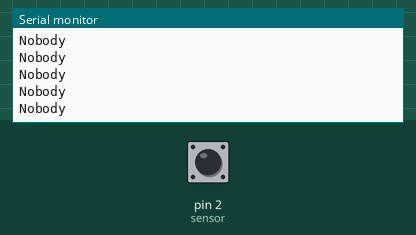
The sketch below on a simulated Arduino Uno, built with avr-gcc and run on an emulated ATmega328P. Shown: the last lines printed to the serial monitor. The inputs (shaded band) are chosen by the test bench; at power-on: pin 2 (sensor) LOW.

Above: at 1.2 s.
1.3 s: pin 2 (sensor) driven HIGH
At 2.4 s:
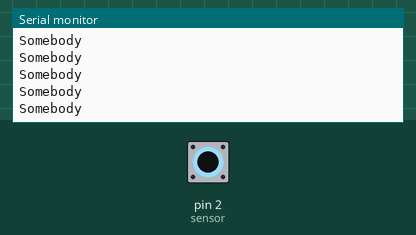
3.2 s: pin 2 (sensor) driven LOW
At 4.3 s:
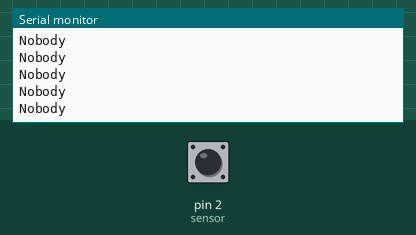
6.2 s: pin 2 (sensor) driven HIGH
At 6.9 s:
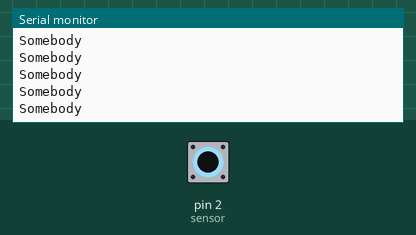
9.2 s: pin 2 (sensor) driven LOW
At 10.3 s:
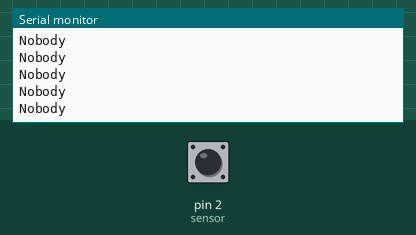
15.2 s: pin 2 (sensor) driven HIGH
At 15.9 s:
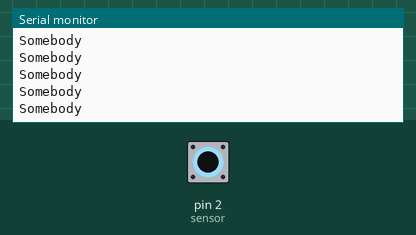

Measured:
- after the input at 1.3 s, the serial monitor: prints a new line after 0.07 s (image 1)
- after the input at 15.2 s, the serial monitor: prints a new line after 0.08 s (image 5)

The sketch:

PIR.ino
```cpp
int sensor = 2;        //定義sensor接脚為2
int val = 0;           //定義變量儲存傳感器的返回值

void setup() {
  Serial.begin(9600);    //設置傳輸鮑率為9600，這裡要跟軟體設置相一致
  pinMode(sensor, INPUT);        //設定sensor接脚為輸入狀態
}

void loop() {
  val = digitalRead(sensor);    //讀傳感器信息
  if ( val == HIGH) { //如果檢測到人移動
    Serial.println("Somebody");
  }
  else { // 如果沒有檢測到人移動
    Serial.println("Nobody");
  }
}
```
